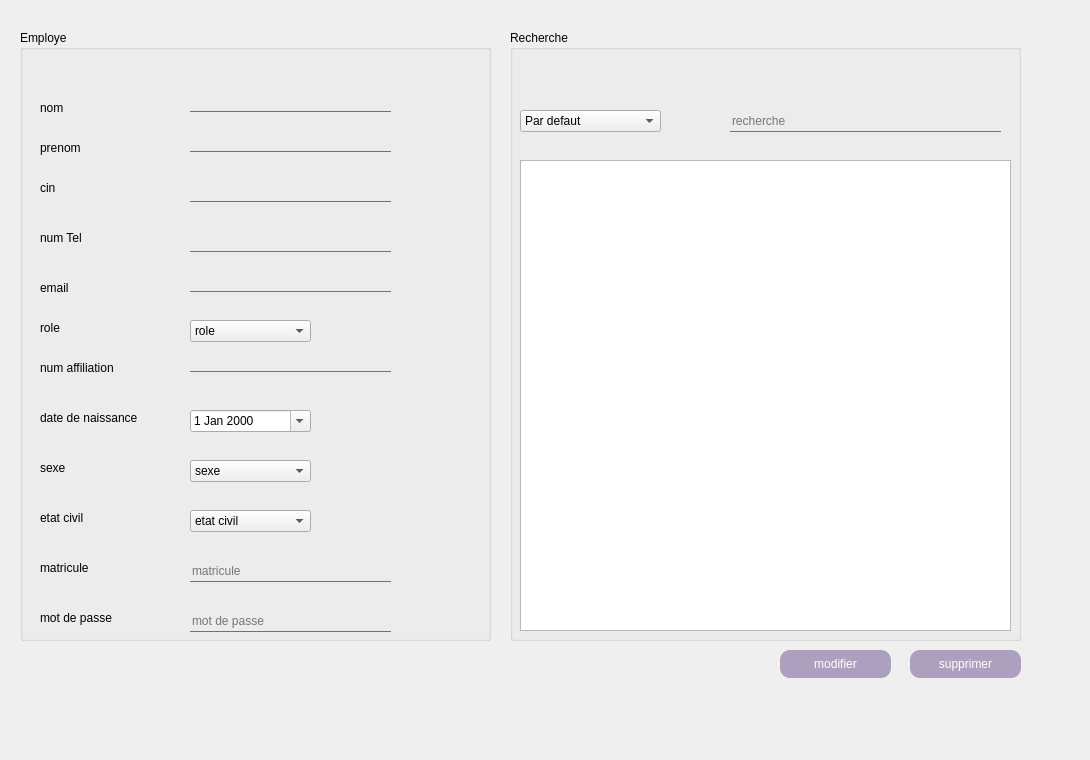
    <widget class="QWidget" name="tab_3">
     <attribute name="title">
      <string>Modifier</string>
     </attribute>
     <widget class="QLabel" name="label_bg_modif">
      <property name="geometry">
       <rect>
        <x>-10</x>
        <y>-30</y>
        <width>1081</width>
        <height>751</height>
       </rect>
      </property>
      <property name="text">
       <string/>
      </property>
     </widget>
     <widget class="QGroupBox" name="groupBox_6">
      <property name="geometry">
       <rect>
        <x>20</x>
        <y>30</y>
        <width>471</width>
        <height>611</height>
       </rect>
      </property>
      <property name="styleSheet">
       <string notr="true">font: 9pt 'Century Gothic';</string>
      </property>
      <property name="title">
       <string>Employe</string>
      </property>
      <widget class="QLineEdit" name="le_nom_m">
       <property name="geometry">
        <rect>
         <x>170</x>
         <y>60</y>
         <width>201</width>
         <height>22</height>
        </rect>
       </property>
       <property name="styleSheet">
        <string notr="true">border:none;
border-bottom:1px solid #707172;
background: transparent;
</string>
       </property>
       <property name="text">
        <string/>
       </property>
       <property name="frame">
        <bool>false</bool>
       </property>
       <property name="readOnly">
        <bool>false</bool>
       </property>
       <property name="placeholderText">
        <string/>
       </property>
      </widget>
      <widget class="QLineEdit" name="le_prenom_m">
       <property name="geometry">
        <rect>
         <x>170</x>
         <y>100</y>
         <width>201</width>
         <height>22</height>
        </rect>
       </property>
       <property name="styleSheet">
        <string notr="true">border:none;
border-bottom:1px solid #707172;
background: transparent;
</string>
       </property>
       <property name="text">
        <string/>
       </property>
       <property name="frame">
        <bool>false</bool>
       </property>
       <property name="readOnly">
        <bool>false</bool>
       </property>
       <property name="placeholderText">
        <string/>
       </property>
      </widget>
      <widget class="QLineEdit" name="le_email_m">
       <property name="geometry">
        <rect>
         <x>170</x>
         <y>240</y>
         <width>201</width>
         <height>22</height>
        </rect>
       </property>
       <property name="styleSheet">
        <string notr="true">border:none;
border-bottom:1px solid #707172;
background: transparent;
</string>
       </property>
       <property name="text">
        <string/>
       </property>
       <property name="frame">
        <bool>false</bool>
       </property>
       <property name="readOnly">
        <bool>false</bool>
       </property>
      </widget>
      <widget class="QLineEdit" name="le_tel_m">
       <property name="geometry">
        <rect>
         <x>170</x>
         <y>200</y>
         <width>201</width>
         <height>22</height>
        </rect>
       </property>
       <property name="styleSheet">
        <string notr="true">border:none;
border-bottom:1px solid #707172;
background: transparent;
</string>
       </property>
       <property name="text">
        <string/>
       </property>
       <property name="frame">
        <bool>false</bool>
       </property>
       <property name="readOnly">
        <bool>false</bool>
       </property>
      </widget>
      <widget class="QLineEdit" name="le_CIN_m">
       <property name="geometry">
        <rect>
         <x>170</x>
         <y>150</y>
         <width>201</width>
         <height>22</height>
        </rect>
       </property>
       <property name="styleSheet">
        <string notr="true">border:none;
border-bottom:1px solid #707172;
background: transparent;
</string>
       </property>
       <property name="text">
        <string/>
       </property>
       <property name="frame">
        <bool>false</bool>
       </property>
       <property name="readOnly">
        <bool>false</bool>
       </property>
      </widget>
      <widget class="QLineEdit" name="le_num_aff_m">
       <property name="geometry">
        <rect>
         <x>170</x>
         <y>320</y>
         <width>201</width>
         <height>22</height>
        </rect>
       </property>
       <property name="styleSheet">
        <string notr="true">border:none;
border-bottom:1px solid #707172;
background: transparent;
</string>
       </property>
       <property name="text">
        <string/>
       </property>
       <property name="frame">
        <bool>false</bool>
       </property>
       <property name="readOnly">
        <bool>false</bool>
       </property>
      </widget>
      <widget class="QDateEdit" name="dateEdit_3">
       <property name="geometry">
        <rect>
         <x>170</x>
         <y>380</y>
         <width>121</width>
         <height>22</height>
        </rect>
       </property>
       <property name="styleSheet">
        <string notr="true"/>
       </property>
       <property name="readOnly">
        <bool>false</bool>
       </property>
       <property name="calendarPopup">
        <bool>true</bool>
       </property>
      </widget>
      <widget class="QLabel" name="label_12">
       <property name="geometry">
        <rect>
         <x>20</x>
         <y>70</y>
         <width>56</width>
         <height>16</height>
        </rect>
       </property>
       <property name="text">
        <string>nom</string>
       </property>
      </widget>
      <widget class="QLabel" name="label_13">
       <property name="geometry">
        <rect>
         <x>20</x>
         <y>110</y>
         <width>56</width>
         <height>16</height>
        </rect>
       </property>
       <property name="text">
        <string>prenom</string>
       </property>
      </widget>
      <widget class="QLabel" name="label_14">
       <property name="geometry">
        <rect>
         <x>20</x>
         <y>150</y>
         <width>56</width>
         <height>16</height>
        </rect>
       </property>
       <property name="text">
        <string>cin</string>
       </property>
      </widget>
      <widget class="QLabel" name="label_15">
       <property name="geometry">
        <rect>
         <x>20</x>
         <y>200</y>
         <width>56</width>
         <height>16</height>
        </rect>
       </property>
       <property name="text">
        <string>num Tel</string>
       </property>
      </widget>
      <widget class="QLabel" name="label_16">
       <property name="geometry">
        <rect>
         <x>20</x>
         <y>250</y>
         <width>56</width>
         <height>16</height>
        </rect>
       </property>
       <property name="text">
        <string>email</string>
       </property>
      </widget>
      <widget class="QLabel" name="label_17">
       <property name="geometry">
        <rect>
         <x>20</x>
         <y>290</y>
         <width>56</width>
         <height>16</height>
        </rect>
       </property>
       <property name="text">
        <string>role</string>
       </property>
      </widget>
      <widget class="QLabel" name="label_18">
       <property name="geometry">
        <rect>
         <x>20</x>
         <y>330</y>
         <width>141</width>
         <height>16</height>
        </rect>
       </property>
       <property name="text">
        <string>num affiliation</string>
       </property>
      </widget>
      <widget class="QLabel" name="label_19">
       <property name="geometry">
        <rect>
         <x>20</x>
         <y>380</y>
         <width>171</width>
         <height>16</height>
        </rect>
       </property>
       <property name="text">
        <string>date de naissance</string>
       </property>
      </widget>
      <widget class="QLabel" name="label_20">
       <property name="geometry">
        <rect>
         <x>20</x>
         <y>430</y>
         <width>56</width>
         <height>16</height>
        </rect>
       </property>
       <property name="text">
        <string>sexe</string>
       </property>
      </widget>
      <widget class="QLabel" name="label_21">
       <property name="geometry">
        <rect>
         <x>20</x>
         <y>480</y>
         <width>71</width>
         <height>16</height>
        </rect>
       </property>
       <property name="text">
        <string>etat civil</string>
       </property>
      </widget>
      <widget class="QComboBox" name="box_role_2">
       <property name="geometry">
        <rect>
         <x>170</x>
         <y>290</y>
         <width>121</width>
         <height>22</height>
        </rect>
       </property>
       <item>
        <property name="text">
         <string>role</string>
        </property>
       </item>
       <item>
        <property name="text">
         <string>RH</string>
        </property>
       </item>
       <item>
        <property name="text">
         <string>Finance</string>
        </property>
       </item>
       <item>
        <property name="text">
         <string>Equipement</string>
        </property>
       </item>
       <item>
        <property name="text">
         <string>Espace</string>
        </property>
       </item>
       <item>
        <property name="text">
         <string>Client</string>
        </property>
       </item>
      </widget>
      <widget class="QComboBox" name="box_sexe_2">
       <property name="geometry">
        <rect>
         <x>170</x>
         <y>430</y>
         <width>121</width>
         <height>22</height>
        </rect>
       </property>
       <item>
        <property name="text">
         <string>sexe</string>
        </property>
       </item>
       <item>
        <property name="text">
         <string>homme</string>
        </property>
       </item>
       <item>
        <property name="text">
         <string>femme</string>
        </property>
       </item>
      </widget>
      <widget class="QComboBox" name="box_etat_civil_2">
       <property name="geometry">
        <rect>
         <x>170</x>
         <y>480</y>
         <width>121</width>
         <height>22</height>
        </rect>
       </property>
       <item>
        <property name="text">
         <string>etat civil</string>
        </property>
       </item>
       <item>
        <property name="text">
         <string>celibataire</string>
        </property>
       </item>
       <item>
        <property name="text">
         <string>marie(e)</string>
        </property>
       </item>
       <item>
        <property name="text">
         <string>devorce(e)</string>
        </property>
       </item>
      </widget>
      <widget class="QLineEdit" name="le_matricule_2">
       <property name="geometry">
        <rect>
         <x>170</x>
         <y>530</y>
         <width>201</width>
         <height>22</height>
        </rect>
       </property>
       <property name="styleSheet">
        <string notr="true">border:none;
border-bottom:1px solid #707172;
background: transparent;
</string>
       </property>
       <property name="text">
        <string/>
       </property>
       <property name="frame">
        <bool>false</bool>
       </property>
       <property name="placeholderText">
        <string>matricule</string>
       </property>
      </widget>
      <widget class="QLabel" name="label_22">
       <property name="geometry">
        <rect>
         <x>20</x>
         <y>530</y>
         <width>71</width>
         <height>16</height>
        </rect>
       </property>
       <property name="text">
        <string>matricule</string>
       </property>
      </widget>
      <widget class="QLineEdit" name="le_pwd_m">
       <property name="geometry">
        <rect>
         <x>170</x>
         <y>580</y>
         <width>201</width>
         <height>22</height>
        </rect>
       </property>
       <property name="styleSheet">
        <string notr="true">border:none;
border-bottom:1px solid #707172;
background: transparent;
</string>
       </property>
       <property name="text">
        <string/>
       </property>
       <property name="frame">
        <bool>false</bool>
       </property>
       <property name="placeholderText">
        <string>mot de passe</string>
       </property>
      </widget>
      <widget class="QLabel" name="label_28">
       <property name="geometry">
        <rect>
         <x>20</x>
         <y>580</y>
         <width>121</width>
         <height>16</height>
        </rect>
       </property>
       <property name="text">
        <string>mot de passe</string>
       </property>
      </widget>
     </widget>
     <widget class="QGroupBox" name="groupBox_7">
      <property name="geometry">
       <rect>
        <x>510</x>
        <y>30</y>
        <width>511</width>
        <height>611</height>
       </rect>
      </property>
      <property name="styleSheet">
       <string notr="true">font: 9pt 'Century Gothic';</string>
      </property>
      <property name="title">
       <string>Recherche</string>
      </property>
      <widget class="QLineEdit" name="le_CINs">
       <property name="geometry">
        <rect>
         <x>220</x>
         <y>80</y>
         <width>271</width>
         <height>22</height>
        </rect>
       </property>
       <property name="styleSheet">
        <string notr="true">border:none;
border-bottom:1px solid #707172;
background: transparent;</string>
       </property>
       <property name="placeholderText">
        <string>recherche</string>
       </property>
      </widget>
      <widget class="QComboBox" name="comboBox_5">
       <property name="geometry">
        <rect>
         <x>10</x>
         <y>80</y>
         <width>141</width>
         <height>22</height>
        </rect>
       </property>
       <property name="styleSheet">
        <string notr="true"/>
       </property>
       <item>
        <property name="text">
         <string>Par defaut</string>
        </property>
       </item>
       <item>
        <property name="text">
         <string>CIN</string>
        </property>
       </item>
       <item>
        <property name="text">
         <string>Matricule</string>
        </property>
       </item>
       <item>
        <property name="text">
         <string>Nom</string>
        </property>
       </item>
       <item>
        <property name="text">
         <string>Prenom</string>
        </property>
       </item>
      </widget>
      <widget class="QTableView" name="tableView">
       <property name="geometry">
        <rect>
         <x>10</x>
         <y>130</y>
         <width>491</width>
         <height>471</height>
        </rect>
       </property>
       <property name="selectionBehavior">
        <enum>QAbstractItemView::SelectRows</enum>
       </property>
      </widget>
     </widget>
     <widget class="QPushButton" name="pb_modifier">
      <property name="geometry">
       <rect>
        <x>780</x>
        <y>650</y>
        <width>111</width>
        <height>28</height>
       </rect>
      </property>
      <property name="styleSheet">
       <string notr="true">#pb_modifier{

border-radius:10px;


background-color: rgb(172, 160, 190);
color:white;
font: 9pt 'Century Gothic';
}
</string>
      </property>
      <property name="text">
       <string>modifier</string>
      </property>
     </widget>
     <widget class="QPushButton" name="pb_supprimer">
      <property name="geometry">
       <rect>
        <x>910</x>
        <y>650</y>
        <width>111</width>
        <height>28</height>
       </rect>
      </property>
      <property name="styleSheet">
       <string notr="true">#pb_supprimer{

border-radius:10px;


background-color: rgb(172, 160, 190);
color:white;
font: 9pt 'Century Gothic';
}
</string>
      </property>
      <property name="text">
       <string>supprimer</string>
      </property>
     </widget>
    </widget>
